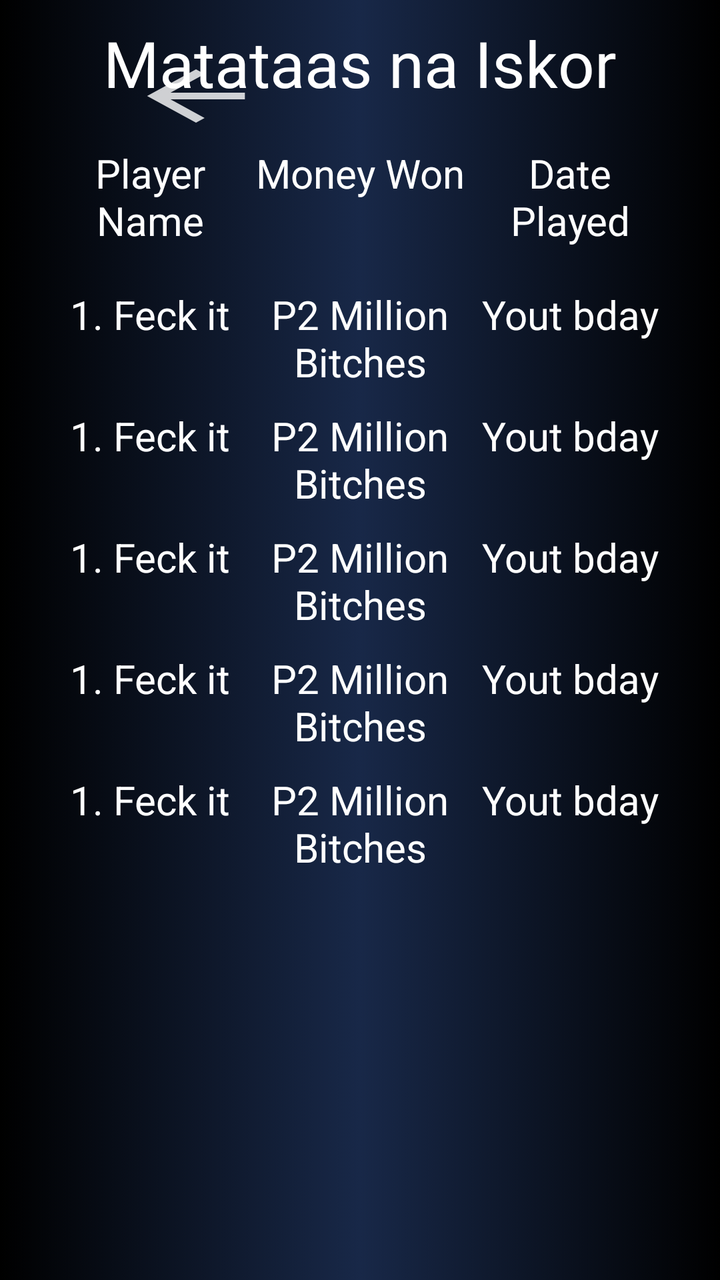
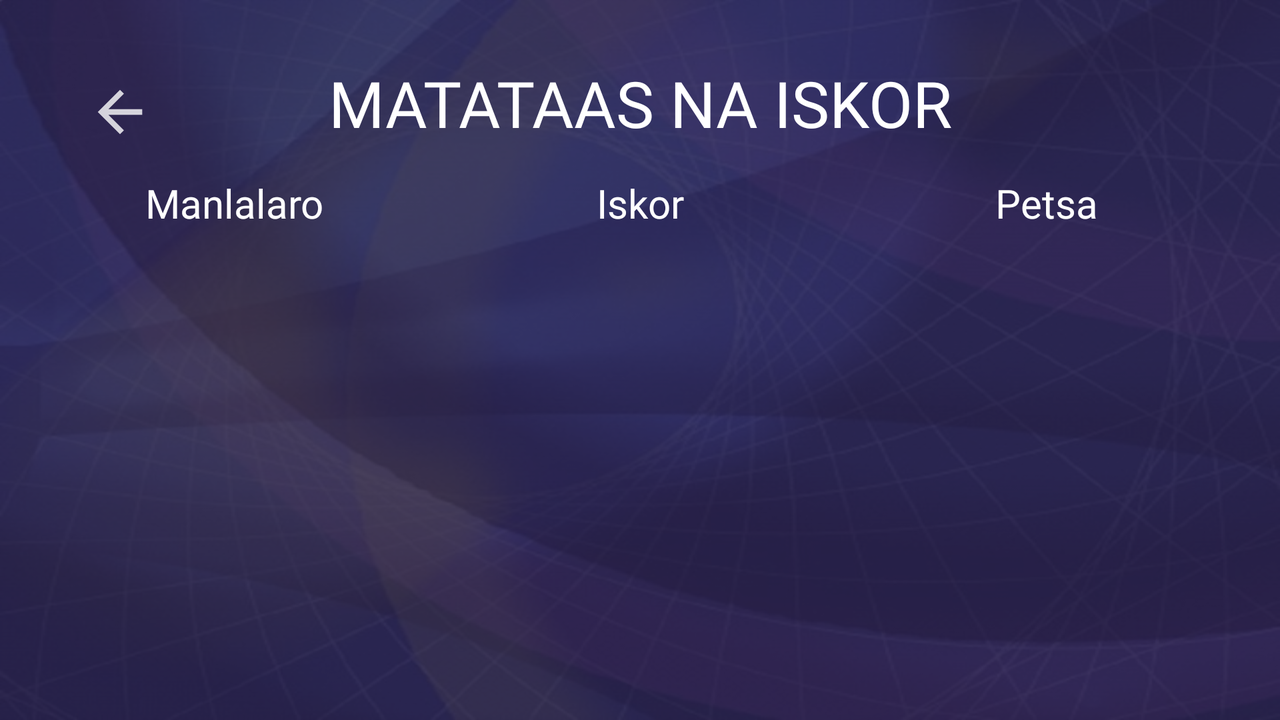

Two renders of one Android screen. The first uses the default layout on a phone; the second uses the alternative layout the repository ships for a different screen configuration, on a matching device. The two XML files are below.
<!-- AndroidManifest.xml: application theme AppTheme -->
<!-- res/layout/activity_leaderboard.xml -->
<?xml version="1.0" encoding="utf-8"?>
<androidx.constraintlayout.widget.ConstraintLayout xmlns:android="http://schemas.android.com/apk/res/android"
    xmlns:app="http://schemas.android.com/apk/res-auto"
    xmlns:tools="http://schemas.android.com/tools"
    android:layout_width="match_parent"
    android:layout_height="match_parent"
    android:background="@drawable/menu_background"
    tools:context=".HighScoresScreen">

    <Button
        android:id="@+id/btn_back"
        android:layout_width="wrap_content"
        android:layout_height="wrap_content"
        android:layout_gravity="center"
        android:layout_margin="24dp"
        android:background="@drawable/ic_back_arrow"
        android:textColor="@color/black"
        android:textSize="28sp"
        app:layout_constraintStart_toStartOf="@id/colDet"
        app:layout_constraintTop_toTopOf="parent" />

    <TextView
        android:id="@+id/txt_activity_title"
        android:layout_width="wrap_content"
        android:layout_height="wrap_content"
        android:layout_gravity="center"
        android:layout_marginTop="10dp"
        android:fontFamily="@font/poppins_bold"
        android:text="Matataas na Iskor"
        android:textColor="@color/white"
        android:textSize="32sp"
        app:layout_constraintLeft_toLeftOf="parent"
        app:layout_constraintRight_toRightOf="parent"
        app:layout_constraintTop_toTopOf="parent" />

    <LinearLayout
        android:id="@+id/colDet"
        android:layout_width="match_parent"
        android:layout_height="wrap_content"
        android:layout_marginLeft="30dp"
        android:layout_marginTop="20dp"
        android:layout_marginRight="30dp"
        android:weightSum="10"
        app:layout_constraintTop_toBottomOf="@id/txt_activity_title">

        <TextView
            android:id="@+id/colName"
            android:layout_width="0dp"
            android:layout_height="wrap_content"
            android:layout_weight="3"
            android:text="Player Name"
            android:textAlignment="center"
            android:textColor="@color/white"
            android:textSize="20sp" />

        <TextView
            android:id="@+id/colScore"
            android:layout_width="0dp"
            android:layout_height="wrap_content"
            android:layout_weight="4"
            android:text="Money Won"
            android:textAlignment="center"
            android:textColor="@color/white"
            android:textSize="20sp" />

        <TextView
            android:id="@+id/colDate"
            android:layout_width="0dp"
            android:layout_height="wrap_content"
            android:layout_weight="3"
            android:fontFamily="@font/archivo_black"
            android:text="Date Played"
            android:textAlignment="center"
            android:textColor="@color/white"
            android:textSize="20sp" />


    </LinearLayout>


    <LinearLayout
        android:id="@+id/scorer1Det"
        android:layout_width="match_parent"
        android:layout_height="wrap_content"
        android:layout_marginLeft="30dp"
        android:layout_marginTop="20dp"
        android:layout_marginRight="30dp"
        android:weightSum="10"
        app:layout_constraintTop_toBottomOf="@id/colDet">

        <TextView
            android:id="@+id/scorer1Name"
            android:layout_width="0dp"
            android:layout_height="wrap_content"
            android:layout_weight="3"
            android:text="1. Feck it"
            android:textAlignment="center"
            android:textColor="@color/white"
            android:textSize="20sp" />

        <TextView
            android:id="@+id/scorer1Score"
            android:layout_width="0dp"
            android:layout_height="wrap_content"
            android:layout_weight="4"
            android:text="P2 Million Bitches"
            android:textAlignment="center"
            android:textColor="@color/white"
            android:textSize="20sp" />

        <TextView
            android:id="@+id/scorer1Date"
            android:layout_width="0dp"
            android:layout_height="wrap_content"
            android:layout_weight="3"
            android:text="Yout bday"
            android:textAlignment="center"
            android:textColor="@color/white"
            android:textSize="20sp" />


    </LinearLayout>

    <LinearLayout
        android:id="@+id/scorer2Det"
        android:layout_width="match_parent"
        android:layout_height="wrap_content"
        android:layout_marginLeft="30dp"
        android:layout_marginTop="10dp"
        android:layout_marginRight="30dp"
        android:weightSum="10"
        app:layout_constraintTop_toBottomOf="@id/scorer1Det">

        <TextView
            android:id="@+id/scorer2Name"
            android:layout_width="0dp"
            android:layout_height="wrap_content"
            android:layout_weight="3"
            android:text="1. Feck it"
            android:textAlignment="center"
            android:textColor="@color/white"
            android:textSize="20sp" />

        <TextView
            android:id="@+id/scorer2Score"
            android:layout_width="0dp"
            android:layout_height="wrap_content"
            android:layout_weight="4"
            android:text="P2 Million Bitches"
            android:textAlignment="center"
            android:textColor="@color/white"
            android:textSize="20sp" />

        <TextView
            android:id="@+id/scorer2Date"
            android:layout_width="0dp"
            android:layout_height="wrap_content"
            android:layout_weight="3"
            android:text="Yout bday"
            android:textAlignment="center"
            android:textColor="@color/white"
            android:textSize="20sp" />

    </LinearLayout>

    <LinearLayout
        android:id="@+id/scorer3Det"
        android:layout_width="match_parent"
        android:layout_height="wrap_content"
        android:layout_marginLeft="30dp"
        android:layout_marginTop="10dp"
        android:layout_marginRight="30dp"
        android:weightSum="10"
        app:layout_constraintTop_toBottomOf="@id/scorer2Det">

        <TextView
            android:id="@+id/scorer3Name"
            android:layout_width="0dp"
            android:layout_height="wrap_content"
            android:layout_weight="3"
            android:text="1. Feck it"
            android:textAlignment="center"
            android:textColor="@color/white"
            android:textSize="20sp" />

        <TextView
            android:id="@+id/scorer3Score"
            android:layout_width="0dp"
            android:layout_height="wrap_content"
            android:layout_weight="4"
            android:text="P2 Million Bitches"
            android:textAlignment="center"
            android:textColor="@color/white"
            android:textSize="20sp" />

        <TextView
            android:id="@+id/scorer3Date"
            android:layout_width="0dp"
            android:layout_height="wrap_content"
            android:layout_weight="3"
            android:text="Yout bday"
            android:textAlignment="center"
            android:textColor="@color/white"
            android:textSize="20sp" />

    </LinearLayout>

    <LinearLayout
        android:id="@+id/scorer4Det"
        android:layout_width="match_parent"
        android:layout_height="wrap_content"
        android:layout_marginLeft="30dp"
        android:layout_marginTop="10dp"
        android:layout_marginRight="30dp"
        android:weightSum="10"
        app:layout_constraintTop_toBottomOf="@id/scorer3Det">

        <TextView
            android:id="@+id/scorer4Name"
            android:layout_width="0dp"
            android:layout_height="wrap_content"
            android:layout_weight="3"
            android:text="1. Feck it"
            android:textAlignment="center"
            android:textColor="@color/white"
            android:textSize="20sp" />

        <TextView
            android:id="@+id/scorer4Score"
            android:layout_width="0dp"
            android:layout_height="wrap_content"
            android:layout_weight="4"
            android:text="P2 Million Bitches"
            android:textAlignment="center"
            android:textColor="@color/white"
            android:textSize="20sp" />

        <TextView
            android:id="@+id/scorer4Date"
            android:layout_width="0dp"
            android:layout_height="wrap_content"
            android:layout_weight="3"
            android:text="Yout bday"
            android:textAlignment="center"
            android:textColor="@color/white"
            android:textSize="20sp" />

    </LinearLayout>

    <LinearLayout
        android:id="@+id/scorer5Det"
        android:layout_width="match_parent"
        android:layout_height="wrap_content"
        android:layout_marginLeft="30dp"
        android:layout_marginTop="10dp"
        android:layout_marginRight="30dp"
        android:weightSum="10"
        app:layout_constraintTop_toBottomOf="@id/scorer4Det">

        <TextView
            android:id="@+id/scorer5Name"
            android:layout_width="0dp"
            android:layout_height="wrap_content"
            android:layout_weight="3"
            android:text="1. Feck it"
            android:textAlignment="center"
            android:textColor="@color/white"
            android:textSize="20sp" />

        <TextView
            android:id="@+id/scorer5Score"
            android:layout_width="0dp"
            android:layout_height="wrap_content"
            android:layout_weight="4"
            android:text="P2 Million Bitches"
            android:textAlignment="center"
            android:textColor="@color/white"
            android:textSize="20sp" />

        <TextView
            android:id="@+id/scorer5Date"
            android:layout_width="0dp"
            android:layout_height="wrap_content"
            android:layout_weight="3"
            android:text="Yout bday"
            android:textAlignment="center"
            android:textColor="@color/white"
            android:textSize="20sp" />

    </LinearLayout>


</androidx.constraintlayout.widget.ConstraintLayout>
<!-- resources referenced by this layout -->
<resources>
  <color name="black">#000000</color>
  <color name="white">#FFFFFF</color>
  <!-- drawable ic_back_arrow (drawable-anydpi) -->
  <vector xmlns:android="http://schemas.android.com/apk/res/android"
      android:width="48dp"
      android:height="48dp"
      android:viewportWidth="28.8"
      android:viewportHeight="28.8"
      android:tint="#FFFFFF"
      android:alpha="0.8">
    <group android:translateX="2.4"
        android:translateY="2.4">
        <path
            android:fillColor="#FF000000"
            android:pathData="M20,11H7.83l5.59,-5.59L12,4l-8,8 8,8 1.41,-1.41L7.83,13H20v-2z"/>
    </group>
  </vector>
  <!-- drawable menu_background (drawable) -->
  <?xml version="1.0" encoding="utf-8"?>
  <selector xmlns:android="http://schemas.android.com/apk/res/android">
  <item>
      <shape>
          <gradient
              android:angle="00"
              android:startColor="@color/black"
              android:centerColor="@color/blue_dark"
              android:endColor="@color/black"
              />
      </shape>
  </item>
  </selector>
  <style name="AppTheme" parent="Theme.AppCompat.NoActionBar">
          
          <item name="colorPrimary">@color/colorPrimary</item>
          <item name="colorPrimaryDark">@color/colorPrimaryDark</item>
          <item name="colorAccent">@color/colorAccent</item>
      </style>
  <color name="blue_dark">#182848</color>
  <color name="colorPrimary">#008577</color>
  <color name="colorPrimaryDark">#00574B</color>
  <color name="colorAccent">#D81B60</color>
</resources>
<!-- res/layout-land/activity_leaderboard.xml (the repository's variant of the layout above) -->
<!-- drawn on the phone turned sideways -->
<?xml version="1.0" encoding="utf-8"?>
<androidx.constraintlayout.widget.ConstraintLayout xmlns:android="http://schemas.android.com/apk/res/android"
    xmlns:app="http://schemas.android.com/apk/res-auto"
    xmlns:tools="http://schemas.android.com/tools"
    android:layout_width="match_parent"
    android:layout_height="match_parent"
    android:background="@drawable/hiscore_bg"
    tools:context=".HighScoresScreen">

    <Button
        android:id="@+id/btn_backtoMenu"
        android:layout_width="40dp"
        android:layout_height="40dp"
        app:layout_constraintLeft_toLeftOf="parent"
        app:layout_constraintTop_toTopOf="parent"
        android:layout_marginLeft="40dp"
        android:layout_marginTop="36dp"
        android:background="@drawable/ic_back_arrow"/>


    <TextView
        android:id="@+id/txt_activity_title"
        android:layout_width="wrap_content"
        android:layout_height="wrap_content"
        android:layout_gravity="center"
        android:layout_marginTop="30dp"
        android:fontFamily="@font/palanquin_dark_semibold"
        android:text="MATATAAS NA ISKOR"
        android:textColor="@color/white"
        android:textSize="32sp"
        app:layout_constraintLeft_toLeftOf="parent"
        app:layout_constraintRight_toRightOf="parent"
        app:layout_constraintTop_toTopOf="parent" />

    <LinearLayout
        android:id="@+id/colDet"
        android:layout_width="match_parent"
        android:layout_height="wrap_content"
        android:layout_marginLeft="30dp"
        android:layout_marginTop="15dp"
        android:layout_marginRight="30dp"
        android:weightSum="10"
        app:layout_constraintTop_toBottomOf="@id/txt_activity_title">

        <TextView
            android:id="@+id/colName"
            android:layout_width="0dp"
            android:layout_height="wrap_content"
            android:layout_weight="3"
            android:fontFamily="@font/palanquin_dark"
            android:text="Manlalaro"
            android:textAlignment="center"
            android:textColor="@color/white"
            android:textSize="20sp" />

        <TextView
            android:id="@+id/colScore"
            android:layout_width="0dp"
            android:layout_height="wrap_content"
            android:layout_weight="4"
            android:fontFamily="@font/palanquin_dark"
            android:text="Iskor"
            android:textAlignment="center"
            android:textColor="@color/white"
            android:textSize="20sp" />

        <TextView
            android:id="@+id/colDate"
            android:layout_width="0dp"
            android:layout_height="wrap_content"
            android:layout_weight="3"
            android:fontFamily="@font/palanquin_dark"
            android:text="Petsa"
            android:textAlignment="center"
            android:textColor="@color/white"
            android:textSize="20sp" />


    </LinearLayout>


    <LinearLayout
        android:id="@+id/scorer1Det"
        android:layout_width="match_parent"
        android:layout_height="wrap_content"
        android:layout_marginLeft="30dp"
        android:layout_marginTop="20dp"
        android:layout_marginRight="30dp"
        android:weightSum="10"
        app:layout_constraintTop_toBottomOf="@id/colDet">

        <TextView
            android:id="@+id/scorer1Name"
            android:layout_width="0dp"
            android:layout_height="wrap_content"
            android:layout_weight="3"
            android:fontFamily="@font/palanquin"
            android:textAlignment="center"
            android:textColor="@color/white"
            android:textSize="16sp" />

        <TextView
            android:id="@+id/scorer1Score"
            android:layout_width="0dp"
            android:layout_height="wrap_content"
            android:layout_weight="4"
            android:fontFamily="@font/palanquin"
            android:textAlignment="center"
            android:textColor="@color/white"
            android:textSize="16sp" />

        <TextView
            android:id="@+id/scorer1Date"
            android:layout_width="0dp"
            android:layout_height="wrap_content"
            android:layout_weight="3"
            android:fontFamily="@font/palanquin"
            android:textAlignment="center"
            android:textColor="@color/white"
            android:textSize="16sp" />


    </LinearLayout>

    <LinearLayout
        android:id="@+id/scorer2Det"
        android:layout_width="match_parent"
        android:layout_height="wrap_content"
        android:layout_marginLeft="30dp"
        android:layout_marginTop="10dp"
        android:layout_marginRight="30dp"
        android:weightSum="10"
        app:layout_constraintTop_toBottomOf="@id/scorer1Det">

        <TextView
            android:id="@+id/scorer2Name"
            android:layout_width="0dp"
            android:layout_height="wrap_content"
            android:layout_weight="3"
            android:fontFamily="@font/palanquin"
            android:textAlignment="center"
            android:textColor="@color/white"
            android:textSize="16sp" />

        <TextView
            android:id="@+id/scorer2Score"
            android:layout_width="0dp"
            android:layout_height="wrap_content"
            android:layout_weight="4"
            android:fontFamily="@font/palanquin"
            android:textAlignment="center"
            android:textColor="@color/white"
            android:textSize="16sp" />

        <TextView
            android:id="@+id/scorer2Date"
            android:layout_width="0dp"
            android:layout_height="wrap_content"
            android:layout_weight="3"
            android:fontFamily="@font/palanquin"
            android:textAlignment="center"
            android:textColor="@color/white"
            android:textSize="16sp" />

    </LinearLayout>

    <LinearLayout
        android:id="@+id/scorer3Det"
        android:layout_width="match_parent"
        android:layout_height="wrap_content"
        android:layout_marginLeft="30dp"
        android:layout_marginTop="10dp"
        android:layout_marginRight="30dp"
        android:weightSum="10"
        app:layout_constraintTop_toBottomOf="@id/scorer2Det">

        <TextView
            android:id="@+id/scorer3Name"
            android:layout_width="0dp"
            android:layout_height="wrap_content"
            android:layout_weight="3"
            android:fontFamily="@font/palanquin"
            android:textAlignment="center"
            android:textColor="@color/white"
            android:textSize="16sp" />

        <TextView
            android:id="@+id/scorer3Score"
            android:layout_width="0dp"
            android:layout_height="wrap_content"
            android:layout_weight="4"
            android:fontFamily="@font/palanquin"
            android:textAlignment="center"
            android:textColor="@color/white"
            android:textSize="16sp" />

        <TextView
            android:id="@+id/scorer3Date"
            android:layout_width="0dp"
            android:layout_height="wrap_content"
            android:layout_weight="3"
            android:fontFamily="@font/palanquin"
            android:textAlignment="center"
            android:textColor="@color/white"
            android:textSize="16sp" />

    </LinearLayout>

    <LinearLayout
        android:id="@+id/scorer4Det"
        android:layout_width="match_parent"
        android:layout_height="wrap_content"
        android:layout_marginLeft="30dp"
        android:layout_marginTop="10dp"
        android:layout_marginRight="30dp"
        android:weightSum="10"
        app:layout_constraintTop_toBottomOf="@id/scorer3Det">

        <TextView
            android:id="@+id/scorer4Name"
            android:layout_width="0dp"
            android:layout_height="wrap_content"
            android:layout_weight="3"
            android:fontFamily="@font/palanquin"
            android:textAlignment="center"
            android:textColor="@color/white"
            android:textSize="16sp" />

        <TextView
            android:id="@+id/scorer4Score"
            android:layout_width="0dp"
            android:layout_height="wrap_content"
            android:layout_weight="4"
            android:fontFamily="@font/palanquin"
            android:textAlignment="center"
            android:textColor="@color/white"
            android:textSize="16sp" />

        <TextView
            android:id="@+id/scorer4Date"
            android:layout_width="0dp"
            android:layout_height="wrap_content"
            android:layout_weight="3"
            android:fontFamily="@font/palanquin"
            android:textAlignment="center"
            android:textColor="@color/white"
            android:textSize="16sp" />

    </LinearLayout>

    <LinearLayout
        android:id="@+id/scorer5Det"
        android:layout_width="match_parent"
        android:layout_height="wrap_content"
        android:layout_marginLeft="30dp"
        android:layout_marginTop="10dp"
        android:layout_marginRight="30dp"
        android:weightSum="10"
        app:layout_constraintTop_toBottomOf="@id/scorer4Det">

        <TextView
            android:id="@+id/scorer5Name"
            android:layout_width="0dp"
            android:layout_height="wrap_content"
            android:layout_weight="3"
            android:fontFamily="@font/palanquin"
            android:textAlignment="center"
            android:textColor="@color/white"
            android:textSize="16sp" />

        <TextView
            android:id="@+id/scorer5Score"
            android:layout_width="0dp"
            android:layout_height="wrap_content"
            android:layout_weight="4"
            android:fontFamily="@font/palanquin"
            android:textAlignment="center"
            android:textColor="@color/white"
            android:textSize="16sp" />

        <TextView
            android:id="@+id/scorer5Date"
            android:layout_width="0dp"
            android:layout_height="wrap_content"
            android:layout_weight="3"
            android:fontFamily="@font/palanquin"
            android:textAlignment="center"
            android:textColor="@color/white"
            android:textSize="16sp" />

    </LinearLayout>


</androidx.constraintlayout.widget.ConstraintLayout>
<!-- resources referenced by the variant -->
<!-- as the phone turned sideways resolves them -->
<resources>
  <color name="white">#FFFFFF</color>
  <!-- drawable hiscore_bg (drawable) -->
  <?xml version="1.0" encoding="utf-8"?>
  <layer-list xmlns:android="http://schemas.android.com/apk/res/android">
      <item android:drawable="@drawable/wwtbam_bg">
  
      </item>
      <item >
          <shape android:shape="rectangle">
              <solid android:color="@color/blueberry_transparent80" />
  
          </shape>
      </item>
  </layer-list>
  <!-- drawable ic_back_arrow (drawable-anydpi) -->
  <vector xmlns:android="http://schemas.android.com/apk/res/android"
      android:width="48dp"
      android:height="48dp"
      android:viewportWidth="28.8"
      android:viewportHeight="28.8"
      android:tint="#FFFFFF"
      android:alpha="0.8">
    <group android:translateX="2.4"
        android:translateY="2.4">
        <path
            android:fillColor="#FF000000"
            android:pathData="M20,11H7.83l5.59,-5.59L12,4l-8,8 8,8 1.41,-1.41L7.83,13H20v-2z"/>
    </group>
  </vector>
  <style name="AppTheme" parent="Theme.AppCompat.NoActionBar">
          
          <item name="colorPrimary">@color/colorPrimary</item>
          <item name="colorPrimaryDark">@color/colorPrimaryDark</item>
          <item name="colorAccent">@color/colorAccent</item>
      </style>
  <!-- drawable wwtbam_bg: jpg bitmap (drawable, 70788 bytes) -->
  <color name="blueberry_transparent80">#CC2D254F</color>
  <color name="colorPrimary">#008577</color>
  <color name="colorPrimaryDark">#00574B</color>
  <color name="colorAccent">#D81B60</color>
</resources>
